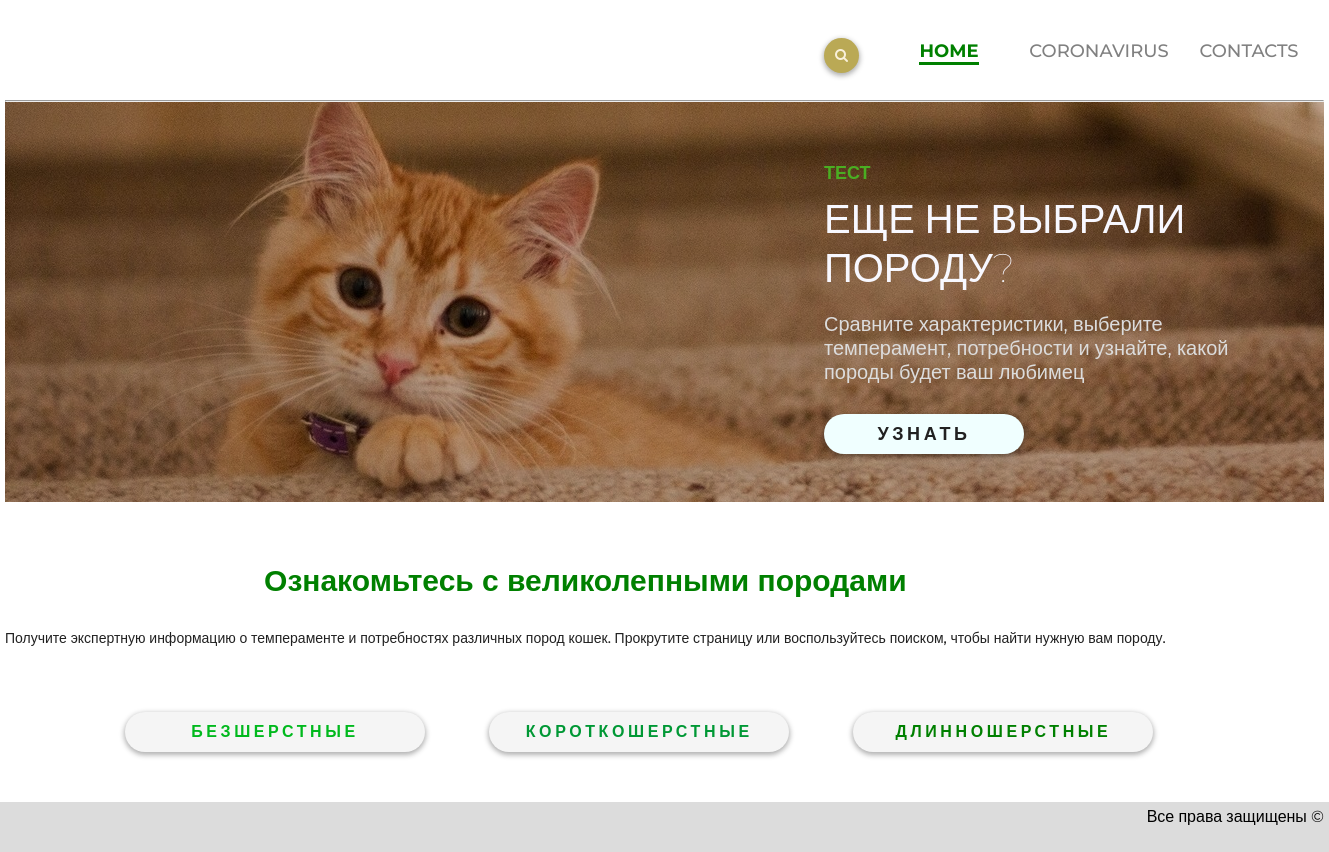
Before: / with the older database file.
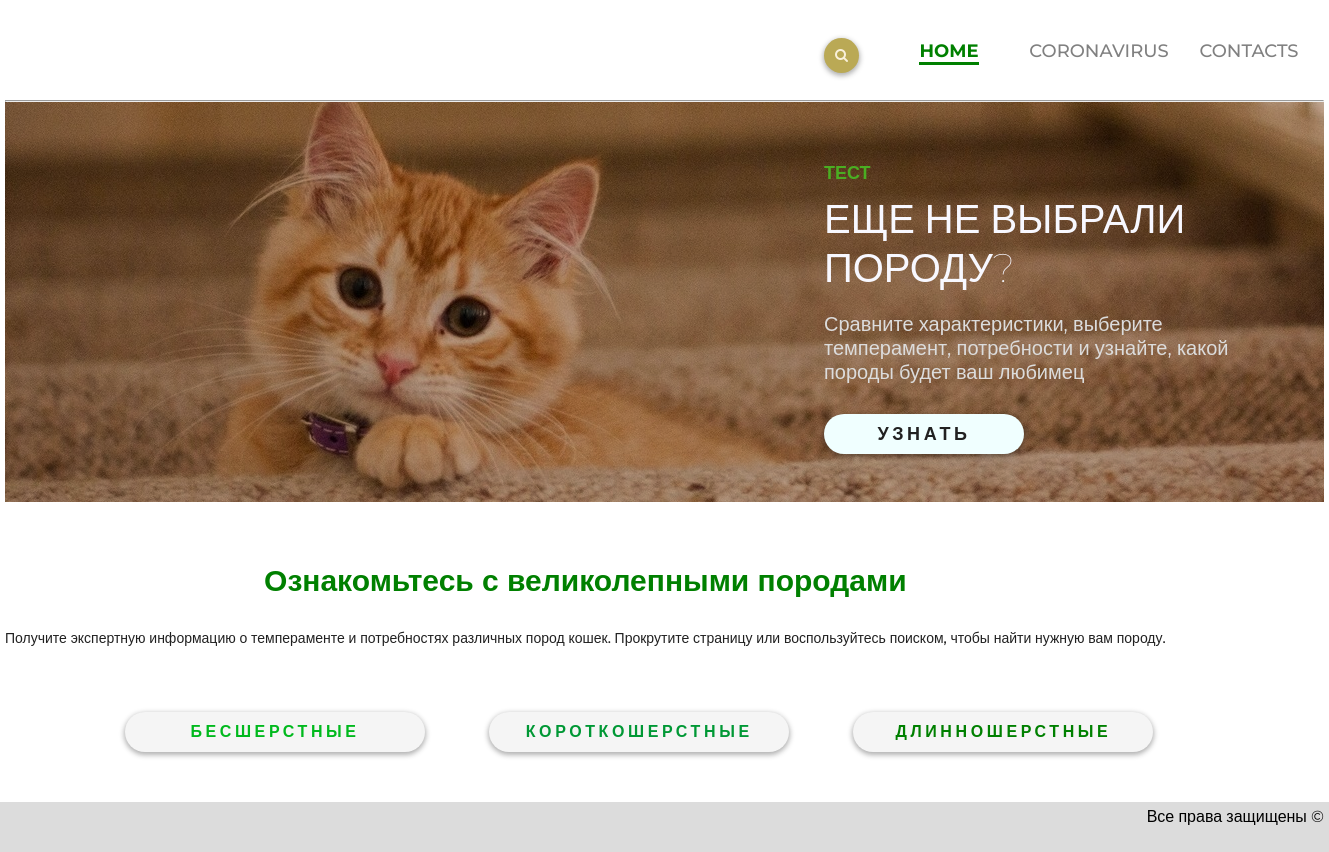
After: the same page with the newer database file.
### cats/models.py (models this page shows, shortened)
class TypeOfWool(models.Model):
    name = models.CharField("Тип шерсти", max_length=20)
    url = models.SlugField(max_length=160, unique = True)
    text_style = models.CharField("Стиль отбражения текста", max_length=100, default='button2 ')
    class Meta:
        verbose_name = "Тип шерсти"
        verbose_name_plural = "Тип шерсти"
    def get_absolute_url(self):
        return reverse("middleware", kwargs={"slug":self.url})

### cats/views.py (the view)
# urls.py: path("", views.MainMenuView.as_view(), name="home"),
class MainMenuView ( generic.View ):
    def get(self, request):
        wooltypes = TypeOfWool.objects.all()
        return render (request, "cats/index.html", {"wooltype_list": wooltypes})

### templates/cats/index.html (shortened to what this page needs)
<!DOCTYPE html>
{% load static %}
<html>
<head>
	<link rel="stylesheet" href="{% static 'css/style.css' %}">
	<link rel="stylesheet" href="https://maxcdn.bootstrapcdn.com/font-awesome/4.5.0/css/font-awesome.min.css">
</head>
<body>
	<div class="container">
		<div class="header">
			<ul class="menu">
				<li class="menu-list"><a href="{%url "contacts" %}" class="menu-link">CONTACTS</a></li>
				<li class="menu-list"><a href="{% url "corona" %}" class="menu-link">CORONAVIRUS</a></li>
				<li class="menu-list"><a href="#" class="menu-link menu-link-active">HOME</a></li>
			</ul>
			<form class="form" action="{% url "s_result" %}" method="post">
				<input type="text" class="input" placeholder="Искать здесь..." name="search_field">
				<button type="submit"></button>
			</form>
		</div>
		<hr>
		<div class="test">
			<div class="test-text padding-site">
				<p class="test1">тест</p>
				<h2 class="test-h2">еще не выбрали породу?</h2>
				<p class="test-content">Сравните характеристики, выберите темперамент, потребности и узнайте, какой породы будет ваш любимец</p>
				<a href="{% url "test" %}" class="button">узнать</a>
			</div>
		</div>
		<div class="hello-text">
			<h2 class="hello-h2">Ознакомьтесь с великолепными породами</h2>
			<h3 class="hello-h3">Получите экспертную информацию о темпераменте и потребностях различных пород кошек. Прокрутите страницу или воспользуйтесь поиском, чтобы найти нужную вам породу.</h3>
		</div>
		<div class="buttons">
		{% for wool in wooltype_list%}
			<a href="{{ wool.get_absolute_url }}"class="{{ wool.text_style }}">{{ wool.name }}</a>
		{% endfor %}
		</div>
	</div>
	<div class="footer">
		<p>Все права защищены &copy;</p>
	</div>
</body>
</html>

Changed rows visible on the page:
changed TypeOfWool: name "БЕЗШЕРСТНЫЕ" → "БЕСШЕРСТНЫЕ"
